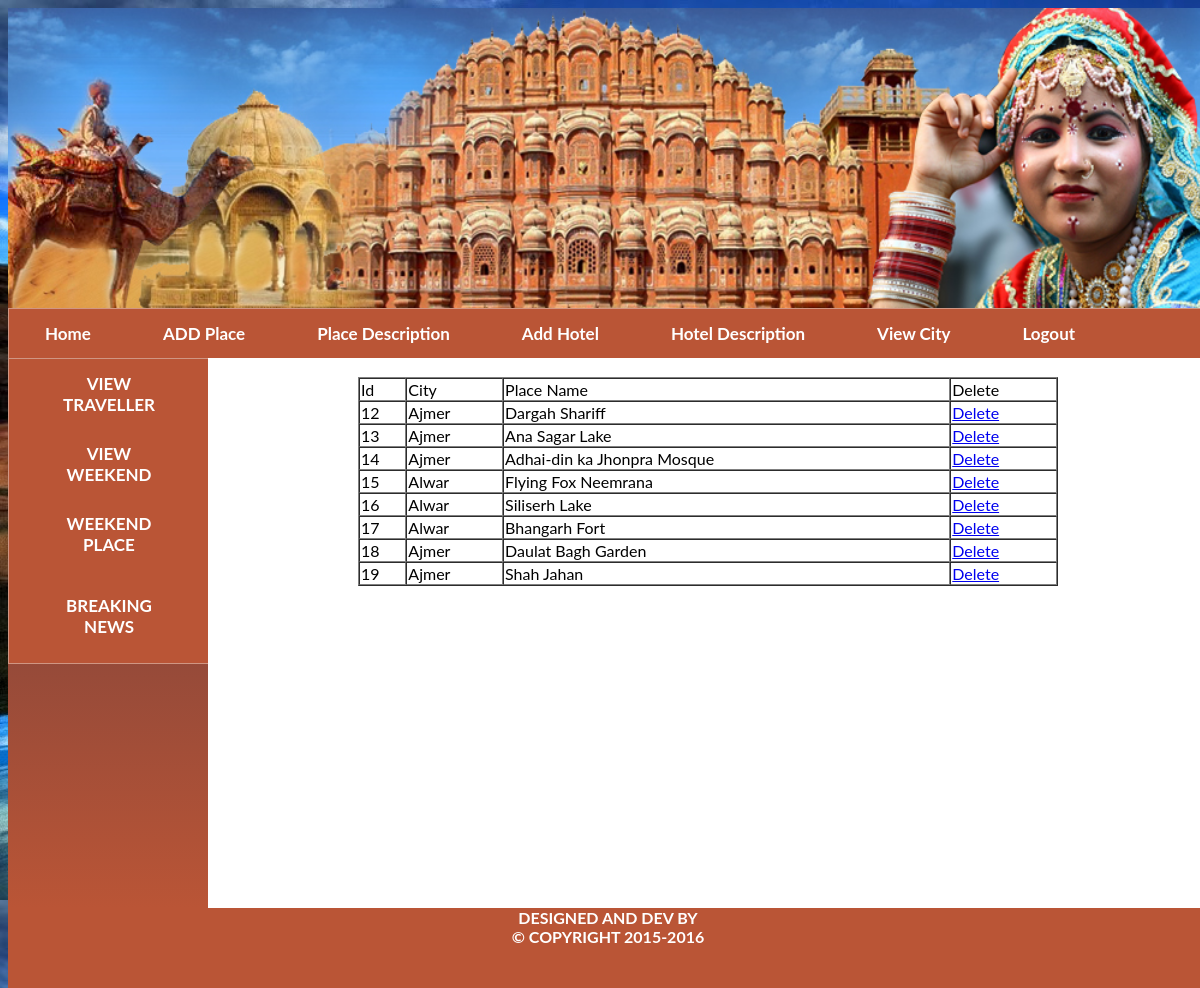
The page /tourism/admin/weekend_view.php on the database its author committed.
### tables this page shows
CREATE TABLE IF NOT EXISTS `add_weekend` (
  `id` int(11) NOT NULL AUTO_INCREMENT,
  `city` varchar(200) NOT NULL,
  `weekend` text NOT NULL,
  `address` varchar(30) NOT NULL,
  `Description` text NOT NULL,
  `Photo` varchar(200) NOT NULL,
  PRIMARY KEY (`id`)
);

### tourism/admin/weekend_view.php (the view, shortened to what this page needs)
<?php
	include('head.php');
	$sql="select * from add_weekend";
	$r=mysql_query($sql);
	echo "<br>";
	echo "<table border='1' width='70%' align='center' cellspacing='0'>";
	echo "<tr>
			<td>Id</td>
			<td>City</td>
			<td>Place Name</td>
			<td>Delete</td>
		</tr>";
	while($row=mysql_Fetch_Array($r))
	{
	echo "<tr><td>",$row[0],"</td>";
	echo "<td>",$row[1],"</td>";
	echo "<td>",$row[2],"</td>";
	echo "<td><a href='weekend_delete.php?a=$row[0]'>Delete</a></td>";
	}
	echo "</table>";
?>
<?php
	include('footer.php');
?>

### tourism/admin/head.php (shortened to what this page needs)
<html>
	<head>
		<link rel='stylesheet' href='css/style.css' />
	</head>
	<body>
		<div id='main'>
				<div id='header' class='slideshow'>
				<img src="images/31.jpg" width="100%" height="300" />
				</div>
					<div id='menu'>
					<ul class="tab" style='margin:auto'>
					  <li><a href='Home.php' class="tablinks" onclick="tourism(event, 'Home')">Home</a></li>
					  <li><a href='add_place.php' class="tablinks" onclick="tourism(event, 'Add Place')">ADD Place</a></li>
					  <li><a href='place_description.php' class="tablinks" onclick="tourism(event, 'Description')">Place Description</a></li>
					  <li><a href='add_hotel.php' class="tablinks" onclick="tourism(event, 'Add Hotel')">Add Hotel</a></li>
					  <li><a href='add_hotel_description.php' class="tablinks" onclick="tourism(event, 'Hotel Description')">Hotel Description</a></li>
					  <li><a href='view_cityplace.php' class="tablinks" onclick="tourism(event, 'View City')">View City</a></li>
					  <li><a href='logout.php' class="tablinks" onclick="tourism(event, 'View City')">Logout</a></li>
					</ul>
					</div>
					<div id='left'>
					<ul class="tab" align='center' >
					  <li><a href='view_traveler.php' class="tablinks" onclick="tourism(event, 'Traveler')">VIEW TRAVELLER</a></li>
					  <li><a href='weekend_view.php' class="tablinks" onclick="tourism(event, 'VIEW Weekend Places')">VIEW WEEKEND</a></li>
					  <li><a href='weekend.php' class="tablinks" onclick="tourism(event, 'Weekend Places')">WEEKEND PLACE</a></li>
					  <li style='padding:12'><a href='news.php' class="tablinks" onclick="tourism(event, 'NEWS')">
					  <center>BREAKING NEWS</center></a></li>
					</ul>
					</div>
					<div id='container'>

### tourism/admin/footer.php
	</div>
		<div id='footer'>
			DESIGNED AND DEV BY</br>
			&copy; COPYRIGHT 2015-2016
		</div>
	</div>
</body>
</html>

### tourism/admin/css/style.css (style rules this page uses)
body { background:url(../images/100.jpg); }
#main { height:900px; width:1200px; margin:auto; background:white; }
#header { height:300px; width:1200px; text-align:center; background:pink; color:white; font-weight:bold; font-size:25pt; text-align:center; }
#menu { width:1200px; height:50px; background:#BA5536; }
#menu a { text-decoration:none; font-weight:bold; color:white; text-align:center; }
#left { height:550px; width:200px; background:-webkit-linear-gradient(#693D3D,#BA5536); float:left; }
#left a { text-decoration:none; font-weight:bold; color:white; text-align:center; }
#container { width:1000px; height:550px; background:white; float:right; }
#footer { clear:both; width:1200px; height:80px; background:#BA5536; color:white; text-align:center; font-weight:Bold; }

### tourism/admin/head.php (style rules this page uses)
body { font-family: "Lato", sans-serif; }
ul.tab { list-style-type: none; margin: 0; padding: 0; overflow: hidden; border: 1px solid #D09683; background-color: #BA5536; width:100%; }
ul.tab li { float: left; }
ul.tab li a { display: inline-block; text-align: center; padding: 14px 36px; text-decoration: none; transition: 0.3s; font-size: 17px; }

### rows shown on the page
add_weekend: id "12", city "Ajmer", weekend "Dargah Shariff"
add_weekend: id "13", city "Ajmer", weekend "Ana Sagar Lake"
add_weekend: id "14", city "Ajmer", weekend "Adhai-din ka Jhonpra Mosque"
add_weekend: id "15", city "Alwar", weekend "Flying Fox Neemrana"
add_weekend: id "16", city "Alwar", weekend "Siliserh Lake"
add_weekend: id "17", city "Alwar", weekend "Bhangarh Fort"
add_weekend: id "18", city "Ajmer", weekend "Daulat Bagh Garden"
add_weekend: id "19", city "Ajmer", weekend "Shah Jahan"
